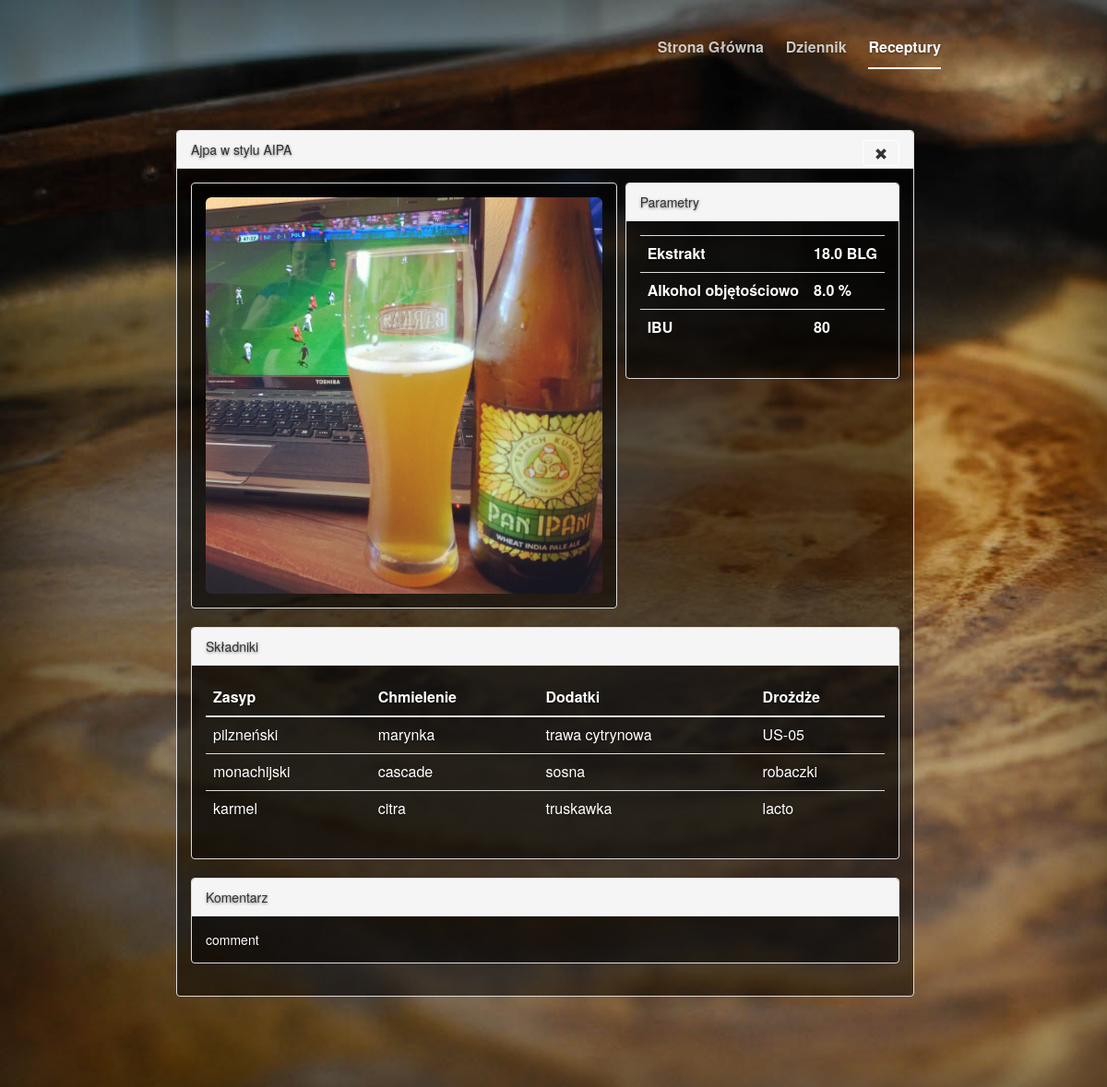
Page /recipe/3/ on the committed database.
### recipes/models.py (models this page shows, shortened)
class Recipe(models.Model):
    author = models.ForeignKey('auth.User')
    title = models.CharField(max_length=50)
    style = models.CharField(max_length=100)
    OG = models.FloatField(default=0)
    ABV = models.FloatField(default=0)
    IBU = models.IntegerField(default=0)
    text = models.TextField()
    brew_date = models.DateField()
    bottled_date = models.DateField(blank=True, null=True)
    foto = models.ImageField(upload_to="static/pictures/", blank=True)
    malts = models.ManyToManyField(Malt, through='Zasyp')
    hops = models.ManyToManyField(Hop, through='Chmielenie')
    other = models.ManyToManyField(Other, through='Dodatki')
    yeast = models.ManyToManyField(Yeast, through='Drożdże')

class Ingredient(models.Model):
    variety = models.CharField(max_length=50)
    class Meta:
        abstract = True
    def __str__(self):
        return self.variety

class Malt(Ingredient):
    pass

class Hop(Ingredient):
    pass

class Other(Ingredient):
    pass

class Yeast(Ingredient):
    pass

### recipes/views.py (the view)
# urls.py: url(r'^recipe/(?P<pk>[0-9]+)/$', views.recipe_detail, name='recipe_detail'),
def recipe_detail(request, pk):
    recipe = get_object_or_404(Recipe, pk=pk)
    malts_all = Malt.objects.all()
    hops_all = Hop.objects.all()
    other_all = Other.objects.all()
    yeast_all = Yeast.objects.all()
    malts = []
    hops = []
    others = []
    yeasts = []
    for malt,hop,other,yeast in zip(malts_all,hops_all,other_all,yeast_all):
        if recipe in malt.recipe_set.all():
            malts.append(malt)
        if recipe in hop.recipe_set.all():
            hops.append(hop)
        if recipe in other.recipe_set.all():
            others.append(other)
        if recipe in yeast.recipe_set.all():
            yeasts.append(yeast)
        print(len(malts))
        print(hops)
        print(others)
        print(yeasts)
        ingredients=list(zip(malts,hops,others,yeasts))
    return render(request, 'recipes/recipe_detail.html', {'recipe': recipe, 'ingredients':ingredients})

### templates/recipes/recipe_detail.html
{% extends 'recipes/base.html' %}
{% block content %}
    <div class="recipe animated zoomIn">
        <div class="panel panel-default">
            <div class="panel-heading">
                {{ recipe.title }} w stylu {{ recipe.style }}
                <div id="close-button"><a class="btn btn-default" href="{% url 'recipes_list' %}"><span class="glyphicon glyphicon-remove"></span></a></div>
            </div>
            <div class="panel-body">
                <div id="prawa">
                <div class="panel panel-default">
                    <div class="panel-heading">Parametry</div>
                        <div class="panel-body">
                            <table class="table">
                                <tr>
                                    <th>Ekstrakt</th>
                                    <th>{{ recipe.OG }} BLG</th>
                                </tr>
                                <tr>
                                    <th>Alkohol objętościowo</th>
                                    <th>{{ recipe.ABV }} %</th>
                                </tr>
                                <tr>
                                    <th>IBU</th>
                                    <th>{{ recipe.IBU }}</th>
                                </tr>
                            </table>
                        </div>
                    </div>
                </div>
                <div id="lewa">
                    <div class="panel panel-default">
                        <div class="panel-body">
                    <img src="../../{{ recipe.foto }}" class="img-rounded" height="430px">
                        </div>
                    </div>
                </div>
                <div class="panel panel-default" id="dol">
                    <div class="panel-heading">Składniki</div>
                        <div class="panel-body">
                            <table class="table">
                                <thead>
                                    <tr>
                                        <th>Zasyp</th>
                                        <th>Chmielenie</th>
                                        <th>Dodatki</th>
                                        <th>Drożdże</th>
                                    </tr>
                                </thead>
                                <tbody>
                                {%  for row in ingredients %}
                                    <tr>
                                        {% for elem in row %}
                                            <td>{{ elem }}</td>
                                        {% endfor %}
                                    </tr>
                                {% endfor %}
                                </tbody>
                            </table>
                        </div>
                </div>
                <div class="panel panel-default">
                    <div class="panel-heading">Komentarz</div>
                        <div class="panel-body" id="comment">{{ recipe.text }}</div>
                </div>
            </div>
        </div>
    </div>
{% endblock %}

### templates/recipes/base.html (shortened to what this page needs)
{% load staticfiles %}
<html>
    <head>
     <link rel="stylesheet" href="https://maxcdn.bootstrapcdn.com/bootstrap/3.3.7/css/bootstrap.min.css">
    <link href="../../static/css/dist/bootstrap.min.css" rel="stylesheet">
    <link rel="stylesheet" href="../../static/css/cover.css">
    <link rel="stylesheet" href="../../static/css/recipes.css">
    <link rel="stylesheet" href="../../static/css/dist/animate.min.css">
    </head>
    <body>
    <div class="site-wrapper">
        <div class="site-wrapper-inner">
            <div class="cover-container">
                <div class="masthead clearfix">
                    <div class="inner">
                        <nav>
                            <ul class="nav masthead-nav">
                                <li><a href="{% url 'index' %}">Strona Główna</a></li>
                                <li><a href="{% url 'post_list' %}">Dziennik</a></li>
                                <li class="active"><a href="{% url 'recipes_list' %}">Receptury</a></li>
                            </ul>
                        </nav>
                    </div>
                </div>
                    <div class="content">
                        <div class="row">
                            <div class="col-md-8">
                                {% block content %}
                                {% endblock %}
                            </div>
                        </div>
                    </div>
            </div>
        </div>
    </div>
  </body>
</html>

### static/css/cover.css (style rules this page uses)
a, a:focus, a:hover { color: #fff; }
.btn-default, .btn-default:hover, .btn-default:focus { color: #333; text-shadow: none; background-color: #fff; border: 1px solid #fff; }
html, body { height: 100%; background-color: #333333; background-image: url(../pictures/tlo.jpg); background-attachment: fixed; -webkit-background-size: cover; -moz-background-size: cover; -o-background-size: cover; background-size: cover; }
body { color: #fff; text-align: center; text-shadow: 0 1px 3px rgba(0,0,0,.5); }
.site-wrapper { display: table; width: 100%; height: 100%; min-height: 100%; -webkit-box-shadow: inset 0 0 100px rgba(0,0,0,.5); box-shadow: inset 0 0 100px rgba(0,0,0,.5); }
.site-wrapper-inner { display: table-cell; vertical-align: top; }
.cover-container { margin-right: auto; margin-left: auto; z-index: 1; }
.inner { padding: 30px; }
.masthead-nav > li { display: inline-block; }
.masthead-nav > li + li { margin-left: 20px; }
.masthead-nav > li > a { padding-right: 0; padding-left: 0; font-size: 16px; font-weight: bold; color: #fff; color: rgba(255,255,255,.75); border-bottom: 2px solid transparent; }
.masthead-nav > .active > a, .masthead-nav > .active > a:hover, .masthead-nav > .active > a:focus { color: #fff; border-bottom-color: #fff; }
@media (min-width: 768px) { .masthead-nav { float: right; z-index: 2; } }
@media (min-width: 768px) { .masthead { position: fixed; z-index: 2; top: 0; } }
@media (min-width: 768px) { .site-wrapper-inner { vertical-align: middle; } }
@media (min-width: 768px) { .masthead, .mastfoot, .cover-container { width: 100%; } }
@media (min-width: 992px) { .masthead, .mastfoot, .cover-container { width: 900px; } }
.content { background-color: rgba(0,0,0,0.75); align-self: center; border: 1px solid #ffffff; padding: 40px; margin-top: 100px; z-index: 1; }

### static/css/recipes.css (style rules this page uses)
.recipe { margin-bottom: 70px; color: #ffffff; text-align: justify; align-self: center; width: 800px; }
.panel-default { background-color: rgba(0,0,0,0.5); }
#prawa { float:right; }
#lewa { float:left; }
#dol { clear: both; }
.content { background-color: transparent; border-color: transparent; }
#close-button { float: right; }
.btn-default { background-color: transparent; }

### rows in the picture
Recipe: title "Ajpa", style "AIPA", OG "18.0", ABV "8.0", IBU "80", foto (picture), text "comment"
Malt: variety "pilzneński"
Hop: variety "marynka"
Other: variety "trawa cytrynowa"
Yeast: variety "US-05"
Malt: variety "monachijski"
Hop: variety "cascade"
Other: variety "sosna"
Yeast: variety "robaczki"
Malt: variety "karmel"
Hop: variety "citra"
Other: variety "truskawka"
Yeast: variety "lacto"
